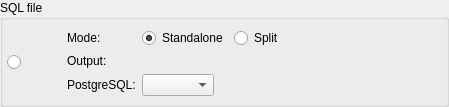
           <widget class="QGroupBox" name="groupBox_2">
            <property name="title">
             <string>SQL file</string>
            </property>
            <layout class="QGridLayout" name="gridLayout_10">
             <property name="leftMargin">
              <number>4</number>
             </property>
             <property name="topMargin">
              <number>4</number>
             </property>
             <property name="rightMargin">
              <number>4</number>
             </property>
             <property name="bottomMargin">
              <number>4</number>
             </property>
             <item row="0" column="0" rowspan="2">
              <widget class="QRadioButton" name="export_to_file_rb">
               <property name="sizePolicy">
                <sizepolicy hsizetype="Fixed" vsizetype="Expanding">
                 <horstretch>0</horstretch>
                 <verstretch>0</verstretch>
                </sizepolicy>
               </property>
               <property name="text">
                <string/>
               </property>
               <property name="checked">
                <bool>false</bool>
               </property>
               <property name="autoExclusive">
                <bool>false</bool>
               </property>
              </widget>
             </item>
             <item row="0" column="1" rowspan="2">
              <widget class="QWidget" name="export_to_file_wgt" native="true">
               <property name="enabled">
                <bool>true</bool>
               </property>
               <property name="sizePolicy">
                <sizepolicy hsizetype="Preferred" vsizetype="Fixed">
                 <horstretch>0</horstretch>
                 <verstretch>0</verstretch>
                </sizepolicy>
               </property>
               <property name="minimumSize">
                <size>
                 <width>0</width>
                 <height>0</height>
                </size>
               </property>
               <layout class="QGridLayout" name="export_to_file_grid">
                <property name="leftMargin">
                 <number>4</number>
                </property>
                <property name="topMargin">
                 <number>4</number>
                </property>
                <property name="rightMargin">
                 <number>0</number>
                </property>
                <property name="bottomMargin">
                 <number>4</number>
                </property>
                <item row="0" column="1">
                 <widget class="QLabel" name="mode_lbl">
                  <property name="enabled">
                   <bool>true</bool>
                  </property>
                  <property name="sizePolicy">
                   <sizepolicy hsizetype="Fixed" vsizetype="Fixed">
                    <horstretch>0</horstretch>
                    <verstretch>0</verstretch>
                   </sizepolicy>
                  </property>
                  <property name="minimumSize">
                   <size>
                    <width>0</width>
                    <height>0</height>
                   </size>
                  </property>
                  <property name="statusTip">
                   <string/>
                  </property>
                  <property name="text">
                   <string>Mode:</string>
                  </property>
                 </widget>
                </item>
                <item row="2" column="2">
                 <layout class="QHBoxLayout" name="horizontalLayout_5">
                  <item>
                   <widget class="QComboBox" name="pgsqlvers_cmb">
                    <property name="enabled">
                     <bool>true</bool>
                    </property>
                    <property name="minimumSize">
                     <size>
                      <width>0</width>
                      <height>0</height>
                     </size>
                    </property>
                    <property name="maximumSize">
                     <size>
                      <width>16777215</width>
                      <height>16777215</height>
                     </size>
                    </property>
                    <property name="toolTip">
                     <string>PostgreSQL version in which the SQL code should be generated</string>
                    </property>
                    <property name="insertPolicy">
                     <enum>QComboBox::InsertAtBottom</enum>
                    </property>
                   </widget>
                  </item>
                  <item>
                   <spacer name="horizontalSpacer">
                    <property name="orientation">
                     <enum>Qt::Horizontal</enum>
                    </property>
                    <property name="sizeHint" stdset="0">
                     <size>
                      <width>158</width>
                      <height>20</height>
                     </size>
                    </property>
                   </spacer>
                  </item>
                 </layout>
                </item>
                <item row="1" column="1">
                 <widget class="QLabel" name="output_lbl">
                  <property name="enabled">
                   <bool>true</bool>
                  </property>
                  <property name="sizePolicy">
                   <sizepolicy hsizetype="Fixed" vsizetype="Fixed">
                    <horstretch>0</horstretch>
                    <verstretch>0</verstretch>
                   </sizepolicy>
                  </property>
                  <property name="minimumSize">
                   <size>
                    <width>0</width>
                    <height>0</height>
                   </size>
                  </property>
                  <property name="text">
                   <string>Output:</string>
                  </property>
                 </widget>
                </item>
                <item row="2" column="1">
                 <widget class="QLabel" name="pgsql_lbl">
                  <property name="sizePolicy">
                   <sizepolicy hsizetype="Fixed" vsizetype="Fixed">
                    <horstretch>0</horstretch>
                    <verstretch>0</verstretch>
                   </sizepolicy>
                  </property>
                  <property name="minimumSize">
                   <size>
                    <width>0</width>
                    <height>0</height>
                   </size>
                  </property>
                  <property name="font">
                   <font>
                    <italic>false</italic>
                   </font>
                  </property>
                  <property name="text">
                   <string>PostgreSQL:</string>
                  </property>
                 </widget>
                </item>
                <item row="0" column="2">
                 <layout class="QHBoxLayout" name="horizontalLayout">
                  <item>
                   <widget class="QRadioButton" name="sql_standalone_rb">
                    <property name="sizePolicy">
                     <sizepolicy hsizetype="Fixed" vsizetype="Fixed">
                      <horstretch>0</horstretch>
                      <verstretch>0</verstretch>
                     </sizepolicy>
                    </property>
                    <property name="toolTip">
                     <string>&lt;strong&gt;Standalone:&lt;/strong&gt; pgModeler will generate a single SQL file containing all the code that defines the whole database. </string>
                    </property>
                    <property name="statusTip">
                     <string/>
                    </property>
                    <property name="text">
                     <string>Standalone</string>
                    </property>
                    <property name="checked">
                     <bool>true</bool>
                    </property>
                   </widget>
                  </item>
                  <item>
                   <widget class="QRadioButton" name="sql_split_rb">
                    <property name="sizePolicy">
                     <sizepolicy hsizetype="Fixed" vsizetype="Fixed">
                      <horstretch>0</horstretch>
                      <verstretch>0</verstretch>
                     </sizepolicy>
                    </property>
                    <property name="toolTip">
                     <string>&lt;strong&gt;Split:&lt;/strong&gt; the SQL definition of each object is generated in separated files inside the selected directory. In this mode the files are named in such a way to reflect the correct creation order.</string>
                    </property>
                    <property name="statusTip">
                     <string/>
                    </property>
                    <property name="text">
                     <string>Split</string>
                    </property>
                   </widget>
                  </item>
                  <item>
                   <spacer name="horizontalSpacer_8">
                    <property name="orientation">
                     <enum>Qt::Horizontal</enum>
                    </property>
                    <property name="sizeHint" stdset="0">
                     <size>
                      <width>158</width>
                      <height>20</height>
                     </size>
                    </property>
                   </spacer>
                  </item>
                 </layout>
                </item>
                <item row="0" column="0" rowspan="3">
                 <widget class="QLabel" name="model_sql_lbl">
                  <property name="enabled">
                   <bool>true</bool>
                  </property>
                  <property name="sizePolicy">
                   <sizepolicy hsizetype="Fixed" vsizetype="Expanding">
                    <horstretch>0</horstretch>
                    <verstretch>0</verstretch>
                   </sizepolicy>
                  </property>
                  <property name="minimumSize">
                   <size>
                    <width>30</width>
                    <height>60</height>
                   </size>
                  </property>
                  <property name="maximumSize">
                   <size>
                    <width>30</width>
                    <height>60</height>
                   </size>
                  </property>
                  <property name="text">
                   <string/>
                  </property>
                  <property name="pixmap">
                   <pixmap resource="../../res/resources.qrc">:/images/images/model2sql.png</pixmap>
                  </property>
                  <property name="scaledContents">
                   <bool>true</bool>
                  </property>
                 </widget>
                </item>
               </layout>
              </widget>
             </item>
            </layout>
           </widget>
